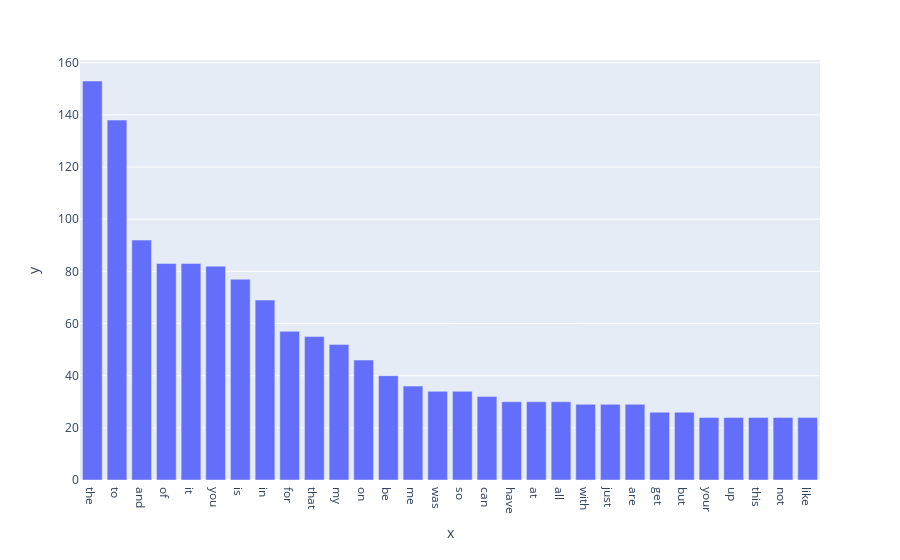

Write notebook code for a chart like this one.
### Code cell
#testing data

import numpy as np
from sklearn.feature_extraction.text import CountVectorizer
import plotly.express as px
count_vect = CountVectorizer()
test_counts = count_vect.fit_transform(test_df['text'])
test_term_frequencies = np.asarray(test_counts.sum(axis=0))[0]

temp = [(v,i) for i,v in enumerate(test_term_frequencies)]
temp.sort()
temp.reverse()
show_list = [i[1] for i in temp[:30]]
fig = px.bar(data_frame=[test_term_frequencies[i] for i in show_list],
             x=[count_vect.get_feature_names_out()[i]for i in show_list],
             y=[test_term_frequencies[i] for i in show_list])
fig.show()

### Figure 1 — Plotly figure (JSON) as saved in the notebook; plotly's stock layout.template omitted (floating-point values rounded to 4 significant figures)
{"data": [{"alignmentgroup": "True", "hovertemplate": "x=%{x}<br>y=%{y}<extra></extra>", "legendgroup": "", "marker": {"color": "#636efa", "pattern": {"shape": ""}}, "name": "", "offsetgroup": "", "orientation": "v", "showlegend": false, "textposition": "auto", "type": "bar", "x": ["the", "to", "and", "of", "it", "you", "is", "in", "for", "that", "my", "on", "be", "me", "was", "so", "can", "have", "at", "all", "with", "just", "are", "get", "but", "your", "up", "this", "not", "like"], "xaxis": "x", "y": [153, 138, 92, 83, 83, 82, 77, 69, 57, 55, 52, 46, 40, 36, 34, 34, 32, 30, 30, 30, 29, 29, 29, 26, 26, 24, 24, 24, 24, 24], "yaxis": "y"}], "layout": {"barmode": "relative", "legend": {"tracegroupgap": 0}, "margin": {"t": 60}, "xaxis": {"anchor": "y", "domain": [0, 1], "title": {"text": "x"}}, "yaxis": {"anchor": "x", "domain": [0, 1], "title": {"text": "y"}}}}
